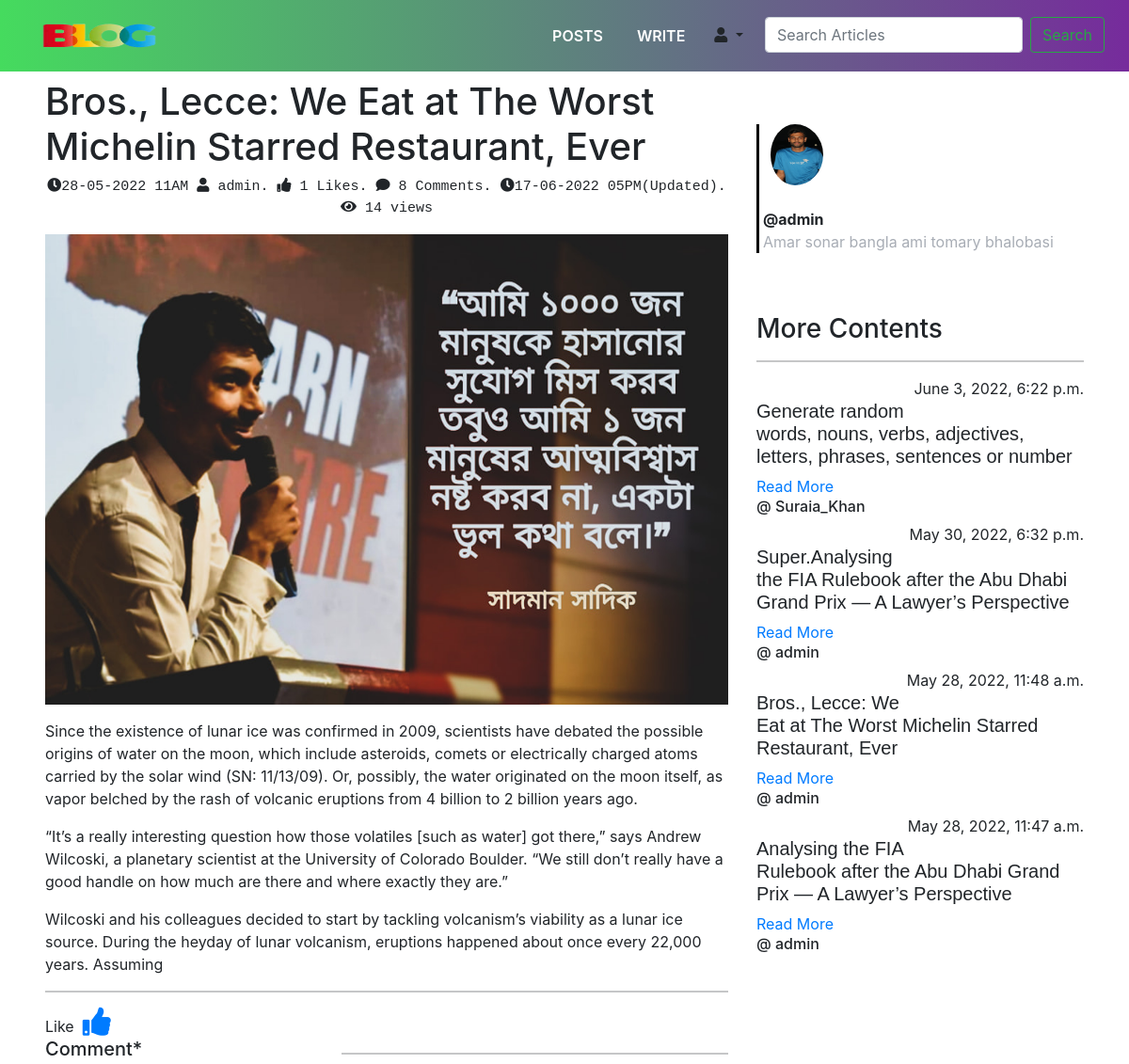
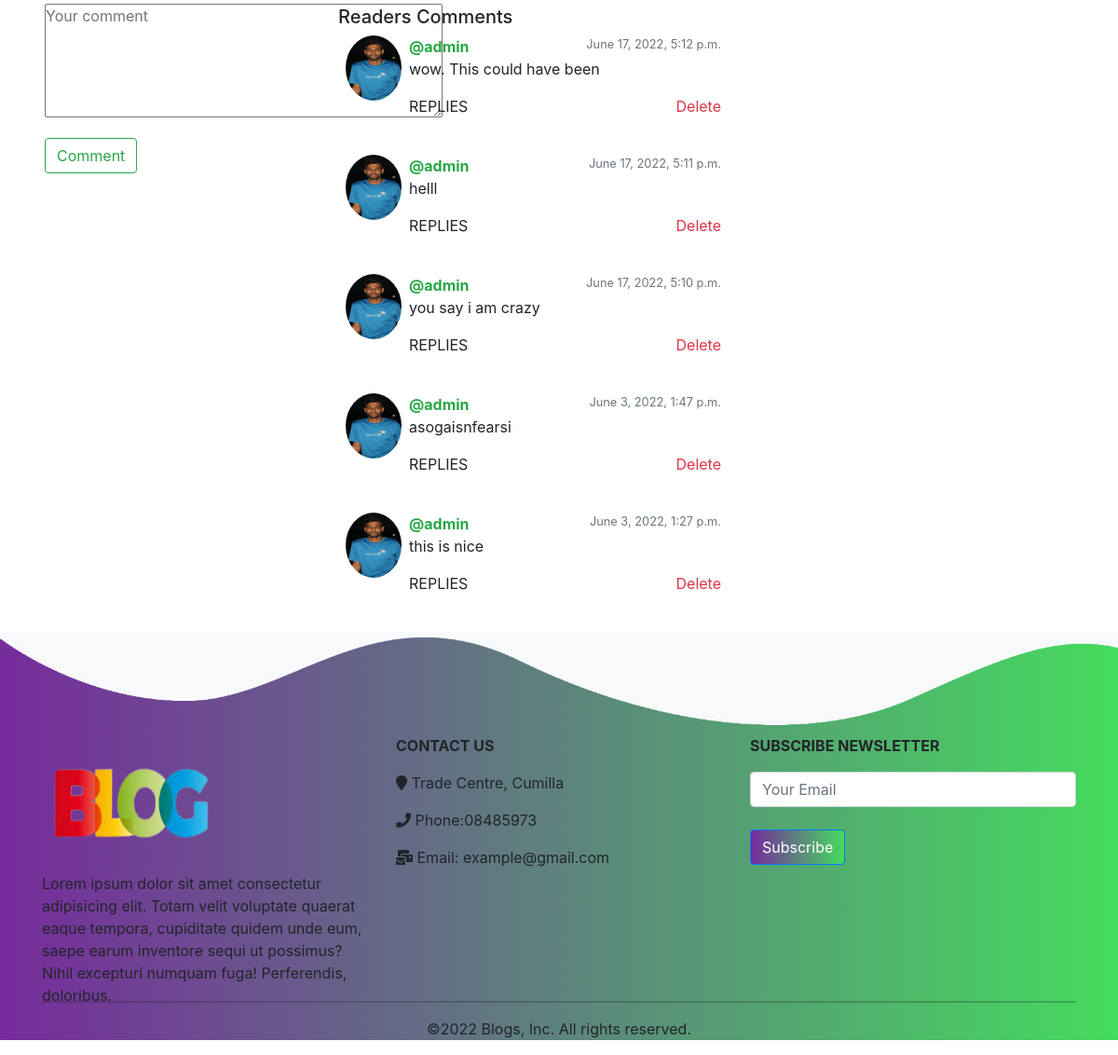
The page /details/Bros.,-Lecce:-We-Eat-at-The-Worst-Michelin-Starred-Restaurant,-Ever-28badcb6-de7c-11ec-b207-9c7bef6a0e62/ (signed in) on the database its author committed (2 pictures, top to bottom).
### posts/models.py (models this page shows, shortened)
class Blog(models.Model):
    author=models.ForeignKey(User,on_delete=models.CASCADE,related_name='post_author')
    blog_title=models.CharField(max_length=264,verbose_name='Put a Title')
    category=models.ForeignKey(Category,on_delete=models.CASCADE,related_name='category',default=None)
    slug= models.SlugField(max_length=264,unique=True,null=True,allow_unicode=True)
    blog_content=models.TextField(verbose_name='what is on your mind?')
    blog_image=models.ImageField(upload_to='blog_images',verbose_name='Image')
    publish_date=models.DateTimeField(auto_now_add=True)
    update_date=models.DateTimeField(auto_now=True)
    view_count=models.IntegerField(null=True,default=0,blank=True)
    class Meta:
        ordering = ('-publish_date',)
    @staticmethod
    def get_all_products_by_id(category_id):
        if category_id :
            return Blog.objects.filter(category=category_id)
        else:
            return Blog.objects.all()

class Comment(models.Model):
    blog= models.ForeignKey(Blog, on_delete=models.CASCADE,related_name='Blog_comment')
    user=models.ForeignKey(User,on_delete=models.CASCADE, related_name='user_comment')
    comment=models.TextField(default='Your Comment')
    parent =  models.ForeignKey('self', on_delete=models.CASCADE,null=True,related_name='paren_comment')
    comment_date=models.DateTimeField(auto_now_add=True)
    class Meta:
        ordering= ('-comment_date',)

### authentication/models.py (models this page shows, shortened)
class UserProfile(models.Model):
    user=models.OneToOneField(User,related_name='user_profile',on_delete=models.CASCADE)#here is important thing related_name. when i need profile_pic i can just write {{user.user_profile}}. and if i want Profile_pic i can just write {{user.user_profile.profile_pic}}
    profile_pic=models.ImageField(upload_to='profile_pics')

class UserBio(models.Model):
    user=models.OneToOneField(User,related_name='user_bio', on_delete=models.CASCADE)
    user_profile_bio=models.TextField(max_length=200,null=True,default='This user has no Bio yet')

### posts/views.py (the view, shortened to what this page needs)
# urls.py: path('details/<slug>/', views.blog_details, name='blog_details'),
def blog_details(request, slug):
    blog = Blog.objects.get(slug=slug)
    if request.method == 'GET':
        visited = request.session.get('visited')
        if not visited:
            blog.view_count = blog.view_count+1
            blog.save()
            request.session['visited'] = True
    blogCategory = blog.category.id
    SameCategoryBlog = Blog.get_all_products_by_id(blogCategory)
    liked = False
    if request.user.is_authenticated:
        already_liked = Likes.objects.filter(blog=blog, user=request.user)
        if already_liked:
            liked = True
        else:
            liked = False
    comments = Comment.objects.filter(blog=blog, parent=None)
    replies = Comment.objects.filter(blog=blog).exclude(parent=None)
    replyDict = {}
    for reply in replies:
        if reply.parent.id not in replyDict.keys():  # Here goes the main thing of this. by this 83 to 87 lines' code i have created a loop and stored all the reply by their parent's id as key in the dictionary
            replyDict[reply.parent.id] = [reply]
        else:
            replyDict[reply.parent.id].append(reply)
    return render(request, 'blogs/blogdetails.html', context={'blog': blog, 'comments': comments,
                                                              'like': liked, 'CategoryBlog': SameCategoryBlog,
                                                              'replyDict': replyDict, 'replies': replies, })

### templates/blogs/blogdetails.html (shortened to what this page needs)
{% extends 'layouts.html' %}
{% load get_dict %}
{% block content %}
<div class=" px-2 px-lg-5">
    <div class="row">
        <div class="col-lg-4 col-md-3"></div>
        <div class="col-lg-4 col-md-6 pt-2" style="z-index:0.5 ;">
        </div>
        <div class="col-lg-4 col-md-3"></div>
    </div>
 <div class="row">
    <div class="col-md-8">
        <h2 style="font-size:40px;">{{blog.blog_title|capfirst}}</h2>
       <div class="font-monospace text-sm-center" style="font-size: 15px;">
        <i class="fa fa-solid fa-clock"></i>{{blog.publish_date|date:'d-m-Y hA'}}
        <i class="fa fa-solid fa-user"></i>&nbsp;{{blog.author}}.
        <i class="fa fa-solid fa-thumbs-up"></i>&nbsp;{{blog.liked_blog.count}}&nbsp;Likes.
        <i class="fa fa-solid fa-comment"></i>&nbsp;{{blog.Blog_comment.count}}&nbsp;Comments.
        <i class="fa fa-solid fa-clock"></i>{{blog.update_date|date:'d-m-Y hA'}}(Updated).
        <i class="fa fa-solid fa-eye"></i>&nbsp;{{blog.view_count}}&nbsp;views<p></p>
       </div>
        <img src="/media/{{blog.blog_image}}" alt="{{blog.blog_title}}" title="{{blog.blog_title}}" width="100%" height="500px">
        <p style="font-family:monospace;">{{blog.blog_content|capfirst | linebreaks}}</p><hr>
     {% if user.is_authenticated %}
        {% if like %}
        Remove Like&nbsp;&nbsp;<a href="{% url 'unliked_post' slug=blog.slug %}"><i class="fa fa-solid fa-thumbs-down" style="font-size:30px;"></i></a>
        {% else %}
        Like&nbsp;&nbsp;<a href="{% url 'liked_post' slug=blog.slug %}"><i class="fa fa-duotone fa-thumbs-up" style="font-size:30px;"></i></a>
        {% endif %}
     {% endif %}
    <div class="row">
        {% if user.is_authenticated %}
        <div class="col-lg-5">
            <h5>Comment*</h5>
            <form method="post">
                <div class="form-group">
                    <textarea name="comment" id="comment" cols="40" rows="5" placeholder="Your comment"></textarea>
                </div>
                {% csrf_token %}<button type="submit" class="btn btn-md button-special btn-outline-success ">Comment</button>
            </form>
        </div>
        <div class="col-lg-7">
            <hr>
          {% if comments %}
                    <h5>Readers Comments</h5>
            {% for comment in comments %}
            <li class="media">
                {% if comment.user.user_profile.profile_pic %}
                <img src="{{comment.user.user_profile.profile_pic.url}}" height="70px" width="60px" class="rounded-circle mx-2">
                {% else %}
                <img src="/media/profile_pics/avater.jpg/" height="70px" width="60px" class="rounded-circle mx-2">
                 {% endif %}
                <div class="media-body">
                    <span class="text-muted pull-right">
                        <small class="text-muted " style="float:right;">{{comment.comment_date}}</small>
                    </span>
                    <strong class="text-success">@{{comment.user}}</strong>
                    <p>
                        {{comment.comment}}
                  </p>
                        {% if comment.user == request.user %}
                            <a href="{% url 'delete_comment' slug=blog.slug id=comment.id %}" class="text-danger float-right" onclick="return confirm('are you sure?')">Delete</a>
                        {% endif %}
                    <a class="text-uppercase hover-color" type="button" data-bs-toggle="collapse" data-bs-target="#replybox{{comment.id}}" aria-expanded="false" aria-controls="replybox{{comment.id}}">
                      <p class="">Replies</p>
                    </a>
                </div>
            </li><br>{% endfor %}
          {% else %}
            <p class="text-danger">Be The First To Comment!</p>
          {% endif %}
        </div>
         </div>
        {% else %}
        <p>Login To React And Comment<a href="{% url 'login' %}">Log In</a></p>
        {% endif %}
    </div>
    <div class="col-md-4">
        <div class="mt-5 " style="border-left:3px solid black;" >
            {% if blog.author.user_profile.profile_pic %}
                <img src="{{blog.author.user_profile.profile_pic.url}}" height="65px" width="60px" class="rounded-circle mx-2  pl-1"><br><br>
                {% else %}
                <img src="/media/profile_pics/avater.jpg/" height="70px" width="60px" class="rounded-circle mx-2 pl-1"><br><br>
                 {% endif %}
            <b class="pl-1">@{{blog.author}}</b>
            <p class="text-bold pl-1 " style="color:#a8adb5;">{{blog.author.user_bio.user_profile_bio}}</p>
        </div><br><br>
        <h3>More Contents</h3><hr>
        {% for Cat in CategoryBlog %}
        <p style="float:right;">{{Cat.publish_date}}</p><br>
        <h3 style="font-family: 'Arial Narrow Bold', sans-serif; font-size:20px;">{{Cat.blog_title|capfirst|truncatewords:30}}</h3><a href="{% url 'blog_details' slug=Cat.slug %}">Read More</a>
        <br>
        <h6> @&nbsp;{{Cat.author}}</h6>
        {% endfor %}
    </div>
</div>
</div>
{% endblock content %}

### static/index.css (style rules this page uses)
* { margin: 0; padding: 0; }
body { font-family: sans-serif; }

### rows shown on the page
Blog: blog_title "Bros., Lecce: We Eat at The Worst Michelin Starred Restaurant, Ever", publish_date "28-05-2022 11AM", author "admin", liked_blog.count "1", Blog_comment.count "8", update_date "17-06-2022 05PM", view_count "14", blog_image (picture), blog_content "Since the existence of lunar ice was confirmed in 2009, scientists have debated the possible origins of water on the moon, which include asteroids, comets or electrically charged atoms carried by the solar wind (SN: 11/13/09). Or, possibly, the water originated on the moon itself, as vapor belched by the rash of volcanic eruptions from 4 billion to 2 billion years ago. “It’s a really interesting question how those volatiles [such as water] got there,” says Andrew Wilcoski, a planetary scientist at the University of Colorado Boulder. “We still don’t really have a good handle on how much are there and where exactly they are.” Wilcoski and his colleagues decided to start by tackling…", author.user_profile.profile_pic (picture), author.user_bio.user_profile_bio "Amar sonar bangla ami tomary bhalobasi", publish_date "May 28, 2022, 11:48 a.m."
Comment: user.user_profile.profile_pic (picture), comment_date "June 17, 2022, 5:12 p.m.", user "admin", comment "wow. This could have been", shows "Delete"
Comment: user.user_profile.profile_pic (picture), comment_date "June 17, 2022, 5:11 p.m.", user "admin", comment "helll", shows "Delete"
Comment: user.user_profile.profile_pic (picture), comment_date "June 17, 2022, 5:10 p.m.", user "admin", comment "you say i am crazy", shows "Delete"
Comment: user.user_profile.profile_pic (picture), comment_date "June 3, 2022, 1:47 p.m.", user "admin", comment "asogaisnfearsi", shows "Delete"
Comment: user.user_profile.profile_pic (picture), comment_date "June 3, 2022, 1:27 p.m.", user "admin", comment "this is nice", shows "Delete"
Blog: publish_date "June 3, 2022, 6:22 p.m.", blog_title "Generate random words, nouns, verbs, adjectives, letters, phrases, sentences or number", author "Suraia_Khan"
Blog: publish_date "May 30, 2022, 6:32 p.m.", blog_title "Super.Analysing the FIA Rulebook after the Abu Dhabi Grand Prix — A Lawyer’s Perspective", author "admin"
Blog: publish_date "May 28, 2022, 11:47 a.m.", blog_title "Analysing the FIA Rulebook after the Abu Dhabi Grand Prix — A Lawyer’s Perspective", author "admin"
